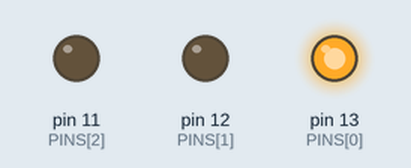
Recording of a sketch running on a simulated Arduino Uno, built with avr-gcc and run on an emulated ATmega328P. Parts: output pins drawn as LEDs (lit = HIGH).

Above: at 0.2 s.
At 0.7 s:
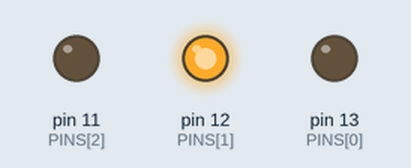
At 2.7 s:
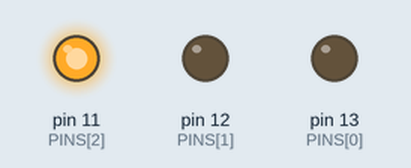
Timing chart, 0 to 3.5 s (numbered marks = the images above):
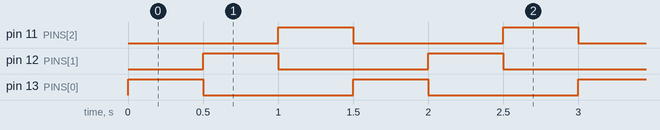

Measured:
- by itself, pin 11 (PINS[2]), pin 12 (PINS[1]), pin 13 (PINS[0]): alternates HIGH for 0.50 s and LOW for 1.0 s
- by itself, everything shown: repeats every 1.5 s, in 4 steps

The sketch:

threelights.ino
```cpp
int PINS[] = {13, 12, 11};

void setup() {
  // Set each pin as OUTPUT
  for (int i = 0; i < 3; i++) {
    pinMode(PINS[i], OUTPUT);
  }
}

void loop() {
  // Light up each LED in sequence
  for (int index = 0; index < 3; index++) {
    digitalWrite(PINS[index], HIGH);  // Turn the current LED on
    delay(500);                       // Wait for half a second
    digitalWrite(PINS[index], LOW);   // Turn the current LED off
  }
}
```
